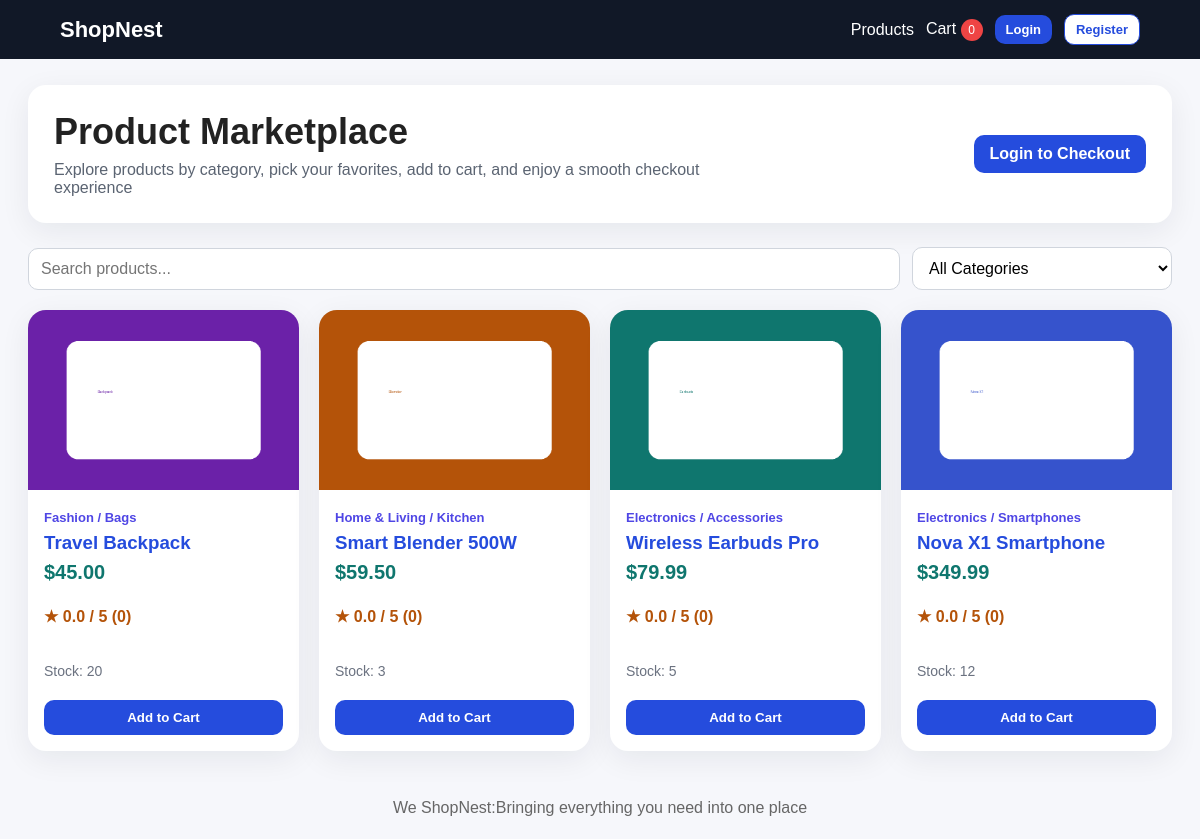
The page / on the database its author committed.
### tables this page shows
CREATE TABLE IF NOT EXISTS products (
    id INT AUTO_INCREMENT PRIMARY KEY,
    category_id INT NOT NULL,
    name VARCHAR(180) NOT NULL,
    description TEXT NOT NULL,
    price DECIMAL(10,2) NOT NULL,
    stock_qty INT NOT NULL DEFAULT 0,
    primary_image_path VARCHAR(255) NOT NULL,
    is_available TINYINT(1) NOT NULL DEFAULT 1,
    created_at DATETIME NOT NULL DEFAULT CURRENT_TIMESTAMP,
    CONSTRAINT fk_products_category FOREIGN KEY (category_id) REFERENCES categories(id) ON DELETE RESTRICT ON UPDATE CASCADE
);

### controllers/ProductController.php (called while the page is built, shortened)
<?php
class ProductController
{
    public function index()
    {
        $filters = [
            'q' => trim($_GET['q'] ?? ''),
            'category_id' => isset($_GET['category_id']) ? (int)$_GET['category_id'] : null,
        ];
        $products = Product::available($filters);
        $categories = Category::hierarchyOptions();
        render('products/index', ['products' => $products, 'categories' => $categories, 'filters' => $filters]);
    }
}

### models/Cart.php (called while the page is built, shortened)
<?php
class Cart
{
    public static function get()
    {
        return $_SESSION['cart'];
    }
    public static function countItems()
    {
        $total = 0;
        return $total;
    }
}

### models/Product.php (called while the page is built, shortened)
<?php
class Product
{
    private static function ratingJoinSql()
    {
        return "LEFT JOIN (
                    SELECT product_id, ROUND(AVG(rating), 1) AS avg_rating, COUNT(*) AS review_count
                    FROM reviews
                    GROUP BY product_id
                ) rv ON rv.product_id = p.id";
    }
    private static function ratingSelectSql()
    {
        return "COALESCE(rv.avg_rating, 0) AS avg_rating, COALESCE(rv.review_count, 0) AS review_count";
    }
    public static function available($filters = [])
    {
        $params = [];
        $where = ["p.is_available = 1"];
        $sql = "SELECT p.*, c.name AS category_name, pc.name AS parent_category_name, " . self::ratingSelectSql() . "
                FROM products p
                JOIN categories c ON p.category_id = c.id
                LEFT JOIN categories pc ON c.parent_id = pc.id
                " . self::ratingJoinSql() . "
                WHERE " . implode(' AND ', $where) . "
                ORDER BY p.created_at DESC, p.id DESC";
        return Database::run($sql, $params)->fetchAll();
    }
}

### config/database.php (called while the page is built, shortened)
<?php
class Database
{
    private static $pdo = null;
    public static function connection()
    {
        if (self::$pdo === null) {
            $dsn = 'mysql:host=' . DB_HOST . ';dbname=' . DB_NAME . ';charset=' . DB_CHARSET;
            self::$pdo = new PDO($dsn, DB_USER, DB_PASS, [
                PDO::ATTR_ERRMODE => PDO::ERRMODE_EXCEPTION,
                PDO::ATTR_DEFAULT_FETCH_MODE => PDO::FETCH_ASSOC,
                PDO::ATTR_EMULATE_PREPARES => false,
            ]);
        }
        return self::$pdo;
    }
    public static function run($sql, $params = [])
    {
        $stmt = self::connection()->prepare($sql);
        $stmt->execute($params);
        return $stmt;
    }
}

### views/products/_grid.php (the view, shortened to what this page needs)
<?php foreach ($products as $product): ?>
    <article class="product-card">
        <a href="<?= base_url('/products/' . $product['id']) ?>">
            <img src="<?= asset($product['primary_image_path']) ?>" alt="<?= h($product['name']) ?>">
        </a>
        <div class="product-info">
            <span class="category"><?= h(($product['parent_category_name'] ? $product['parent_category_name'] . ' / ' : '') . $product['category_name']) ?></span>
            <h3><a href="<?= base_url('/products/' . $product['id']) ?>"><?= h($product['name']) ?></a></h3>
            <p class="price"><?= money($product['price']) ?></p>
            <p class="rating">★ <?= h($product['avg_rating']) ?> / 5 (<?= (int)$product['review_count'] ?>)</p>
            <p class="muted">Stock: <?= (int)$product['stock_qty'] ?></p>
            <button class="btn add-to-cart" data-product-id="<?= (int)$product['id'] ?>" <?= (int)$product['stock_qty'] <= 0 ? 'disabled' : '' ?>>Add to Cart</button>
        </div>
    </article>
<?php endforeach; ?>

### public/index.php (shortened to what this page needs)
<?php
require_once ROOT_PATH . '/config/database.php';
require_once ROOT_PATH . '/config/helpers.php';
$method = $_SERVER['REQUEST_METHOD'];
$uri = parse_url($_SERVER['REQUEST_URI'], PHP_URL_PATH);
$path = '/' . trim($uri, '/');
foreach ($routes as $route) {
    list($routeMethod, $pattern, $handler) = $route;
    if ($method === $routeMethod && preg_match($pattern, $path, $matches)) {
        array_shift($matches);
        $action = $handler[1];
        $controller = new $class();
        call_user_func_array([$controller, $action], $matches);
        exit;
    }
}

### config/helpers.php (shortened to what this page needs)
<?php
function h($value)
{
    return htmlspecialchars((string)$value, ENT_QUOTES, 'UTF-8');
}
function base_url($path = '')
{
    $path = '/' . ltrim((string)$path, '/');
    return rtrim(BASE_URL, '/') . ($path === '/' ? '/' : $path);
}
function asset($path)
{
    $path = ltrim((string)$path, '/');
    return base_url($path);
}
function is_logged_in()
{
    return !empty($_SESSION['user_id']);
}
function render($view, $data = [], $layout = true)
{
    extract($data);
    $viewFile = ROOT_PATH . '/views/' . $view . '.php';
    if ($layout) {
        include ROOT_PATH . '/views/layouts/header.php';
    }
    include $viewFile;
    if ($layout) {
        include ROOT_PATH . '/views/layouts/footer.php';
    }
}
function money($amount)
{
    return '$' . number_format((float)$amount, 2);
}

### views/layouts/header.php (shortened to what this page needs)
<!doctype html>
<html lang="en">
<head>
    <link rel="stylesheet" href="<?= asset('assets/css/style.css') ?>">
</head>
<body>
<header class="topbar">
    <a class="brand" href="<?= base_url('/products') ?>">ShopNest</a>
    <nav class="nav">
        <a href="<?= base_url('/products') ?>">Products</a>
        <a href="<?= base_url('/cart') ?>">Cart <span id="cart-count" class="pill"><?= Cart::countItems() ?></span></a>
        <?php if (is_logged_in()): ?>
            <span class="hello">Hi, <?= h($_SESSION['name']) ?></span>
            <a class="btn small" href="<?= base_url('/logout') ?>">Logout</a>
        <?php else: ?>
            <a class="btn small" href="<?= base_url('/login') ?>">Login</a>
            <a class="btn small outline" href="<?= base_url('/register') ?>">Register</a>
        <?php endif; ?>
    </nav>
</header>
<main class="container">

### views/products/index.php (shortened to what this page needs)
<section class="hero">
    <div>
        <h1>Product Marketplace</h1>
        <p>Explore products by category, pick your favorites, add to cart, and enjoy a smooth checkout experience</p>
    </div>
    <?php if (!is_logged_in()): ?>
        <a class="btn" href="<?= base_url('/login') ?>">Login to Checkout</a>
    <?php endif; ?>
</section>
<section class="toolbar">
    <input id="product-search" type="search" placeholder="Search products..." value="<?= h($filters['q']) ?>">
    <select id="category-filter">
        <option value="">All Categories</option>
    </select>
</section>
<section id="product-grid" class="product-grid">
    <?php render('products/_grid', ['products' => $products], false); ?>
</section>

### views/layouts/footer.php (shortened to what this page needs)
</main>
<footer class="footer"> We ShopNest:Bringing everything you need into one place</footer>
</body>
</html>

### public/assets/css/style.css (style rules this page uses)
* { box-sizing: border-box; }
body { margin: 0; font-family: Arial, Helvetica, sans-serif; background: #f6f7fb; color: #222; }
a { color: #254cdd; text-decoration: none; }
.topbar { background: #111827; color: #fff; padding: 14px 5%; display: flex; align-items: center; justify-content: space-between; gap: 20px; flex-wrap: wrap; }
.brand { color: #fff; font-size: 22px; font-weight: 800; }
.nav { display: flex; align-items: center; gap: 12px; flex-wrap: wrap; }
.nav a { color: #fff; }
.container { max-width: 1180px; margin: 0 auto; padding: 26px 18px; }
.footer { text-align: center; padding: 22px; color: #666; }
.btn { display: inline-block; border: 0; background: #254cdd; color: #fff !important; padding: 10px 16px; border-radius: 10px; cursor: pointer; font-weight: 700; }
.btn.small { padding: 7px 11px; font-size: 13px; }
.btn.outline { background: #fff; color: #254cdd !important; border: 1px solid #254cdd; }
.pill { display: inline-flex; align-items: center; justify-content: center; min-width: 22px; height: 22px; padding: 0 6px; border-radius: 99px; background: #ef4444; color: #fff; font-size: 12px; }
.hero, .card, .auth-card { background: #fff; border-radius: 18px; padding: 26px; box-shadow: 0 8px 30px rgba(16, 24, 40, .07); margin-bottom: 24px; }
.hero { display: flex; align-items: center; justify-content: space-between; gap: 24px; }
.hero h1 { margin: 0 0 8px; font-size: 36px; }
.hero p { margin: 0; color: #5b6472; max-width: 680px; }
.muted { color: #6b7280; font-size: 14px; }
input, select, textarea { width: 100%; border: 1px solid #d0d5dd; padding: 11px 12px; border-radius: 10px; font: inherit; background: #fff; }
.toolbar, .filter-bar { display: flex; gap: 12px; margin-bottom: 20px; align-items: center; flex-wrap: wrap; }
.toolbar input { flex: 1; min-width: 250px; }
.toolbar select { max-width: 260px; }
.product-grid { display: grid; grid-template-columns: repeat(auto-fill, minmax(240px, 1fr)); gap: 20px; }
.product-card { background: #fff; border-radius: 18px; overflow: hidden; box-shadow: 0 8px 30px rgba(16, 24, 40, .07); display: flex; flex-direction: column; }
.product-card img { width: 100%; height: 180px; object-fit: cover; background: #e5e7eb; }
.product-info { padding: 16px; display: flex; flex-direction: column; gap: 7px; }
.product-info h3 { margin: 0; }
.category { display: inline-block; color: #4f46e5; font-size: 13px; font-weight: 700; }
.price { color: #0f766e; font-size: 20px; font-weight: 800; margin: 0; }
.rating { color: #b45309; font-weight: 700; }

### rows shown on the page
products: primary_image_path (picture), category_name "Fashion / Bags", name "Travel Backpack", price "$45.00", avg_rating "0.0", review_count "0", stock_qty "20"
products: primary_image_path (picture), category_name "Home & Living / Kitchen", name "Smart Blender 500W", price "$59.50", avg_rating "0.0", review_count "0", stock_qty "3"
products: primary_image_path (picture), category_name "Electronics / Accessories", name "Wireless Earbuds Pro", price "$79.99", avg_rating "0.0", review_count "0", stock_qty "5"
products: primary_image_path (picture), category_name "Electronics / Smartphones", name "Nova X1 Smartphone", price "$349.99", avg_rating "0.0", review_count "0", stock_qty "12"
